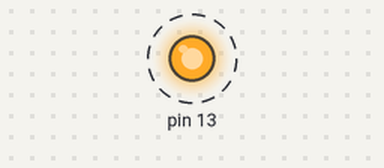
The sketch below on a simulated Arduino Uno, built with avr-gcc and run on an emulated ATmega328P. Shown: output pins drawn as LEDs (lit = HIGH). Dashed ring = blinking. What the sketch prints to the serial monitor is not drawn.

Above: at 0.5 s.
Timing chart, 0 to 4.6 s (numbered marks = the images above):
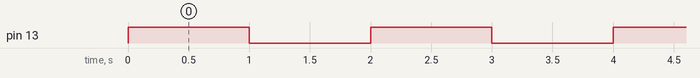

Measured:
- by itself, pin 13: alternates HIGH for 1.0 s and LOW for 1.0 s

The sketch:

SerialMonitor_OddorEven.ino
```cpp
// the setup function runs once when you press reset or power the board
int countON=0;
int countOFF=0;

void setup() {
  // initialize digital pin LED_BUILTIN as an output.
  pinMode(13, OUTPUT);
  Serial.begin(9600);

}

// the loop function runs over and over again forever
void loop() {
  for(int i=0;i<12;i++)
  {
    if(i%2 == 0)
    {
      Serial.print("This is even: ");Serial.println(i);
  digitalWrite(13, HIGH);   // turn the LED on (HIGH is the voltage level)
  delay(1000);                       // wait for a second
    }
    else if(i%2 != 0)
    {
    Serial.print("This is odd: ");Serial.println(i);
  digitalWrite(13, LOW);    // turn the LED off by making the voltage LOW
  delay(1000);                       // wait for a second
}
  }
}
```
